Frame 1 (no input): blank canvas, image omitted
Frame 60 (no input): blank canvas, image omitted
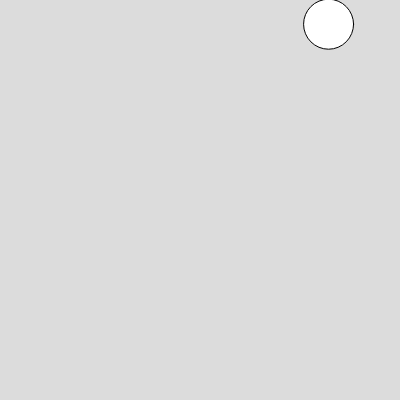
Frame 120 (the mouse pressed at the canvas centre since frame 60)

The p5.js sketch whose frames 1 and 60 were blank and that drew this single picture after the mouse press (run headless with seeded random() and noise() and a simulated clock; from frame 60 on, the mouse is pressed at the canvas centre):

// p5.js sketch
// ── sketch.js
// https://editor.p5js.org/jht1493/sketches/H8ww5teIs
// W6 001: Ball() - icm

// Create an array to store ball objects
let balls = [];

function setup() {
  createCanvas(400, 400);
}

function draw() {
  background(220);

  // Iterate through all the ball objects and run them
  for (let aball of balls) {
    aball.run();
  }
}

// Create new balls with a mousepress
function mousePressed() {
  let x = mouseX;
  let y = mouseY;
  let xspeed = random(-5, 5);
  let yspeed = random(-5, 5);
  let aball = new Ball(x, y, xspeed, yspeed);
  balls.push(aball);
}

// Ball class definition
class Ball {
  // Construct a new ball object with these parameters
  constructor(x, y, xspeed, yspeed) {
    this.x = x;
    this.y = y;
    this.xspeed = xspeed;
    this.yspeed = yspeed;
  }

  run() {
    this.move();
    this.bounce();
    this.display();
  }

  move() {
    this.x += this.xspeed;
    this.y += this.yspeed;
  }

  bounce() {
    if (this.x < 0 || this.x > width) {
      this.xspeed *= -1;
    }
    if (this.y < 0 || this.y > height) {
      this.yspeed *= -1;
    }
  }

  display() {
    ellipse(this.x, this.y, 50, 50);
  }
}

// https://editor.p5js.org/icm4.0/sketches/1YoFHsR7U
// W6 001: Ball() - icm
